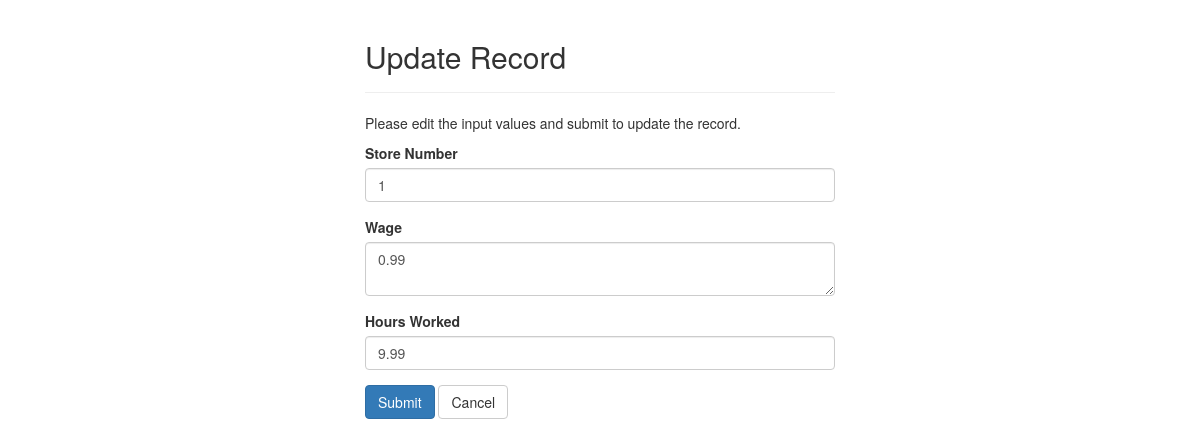
Page /FrontEndFiles/UpdateHourly.php?eid=1 on the earlier database version.
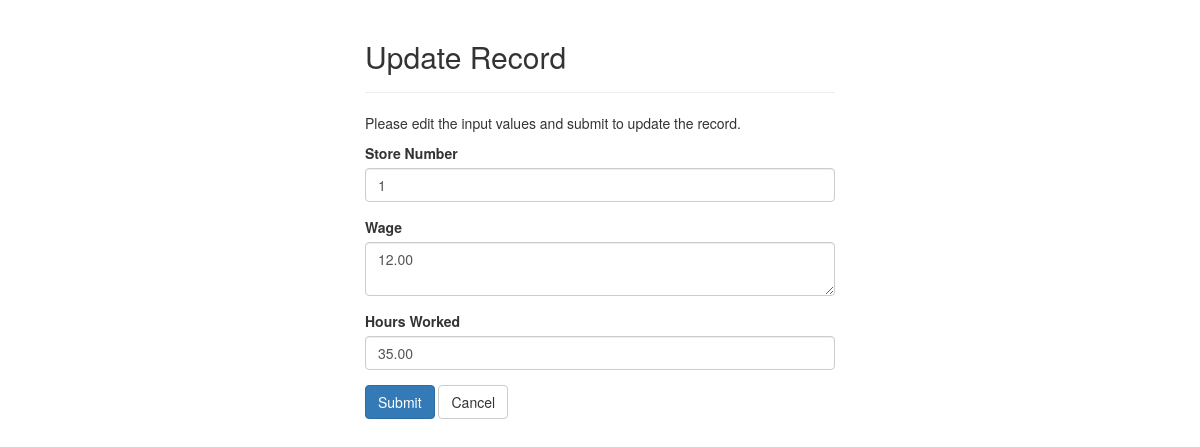
Same page on the later database version.
### tables this page shows
CREATE TABLE Hourly(
	eid INT (9)NOT NULL primary key AUTO_INCREMENT,
	storeNum INT(4)NOT NULL,
	wage DECIMAL(4,2),
	hoursWorked DECIMAL(5,2)
	);

### FrontEndFiles/UpdateHourly.php (the view, shortened to what this page needs)
<?php
require_once 'config.php';
$storeNum = $wage = $hoursWorked = "";
$store_err = $wage_err = $hours_err = "";
if(isset($_POST["eid"]) && !empty($_POST["eid"])){
    $eid = $_POST["eid"];
    $input_store = trim($_POST["storeNum"]);
    if(empty($input_store)){
        $store_err = "Please enter a store number.";
    } else{
        $storeNum = $input_store;
    }
    $input_wage = trim($_POST["wage"]);
    if(empty($input_wage)){
        $wage_err = 'Please enter a wage.';
    } else{
        $wage = $input_wage;
    }
    $input_hours = trim($_POST["hoursWorked"]);
    if(empty($input_hours)){
        $hours_err = "Please enter hours worked.";
    } else {
        $hoursWorked = $input_hours;
    }
    if(empty($store_err) && empty($wage_err) && empty($hours_err)){
        $sql = "UPDATE Hourly SET storeNum=?, wage=?, hoursWorked=? WHERE eid=?";
        if($stmt = mysqli_prepare($link, $sql)){
            mysqli_stmt_bind_param($stmt, "sssi", $param_store, $param_wage, $param_hours, $param_eid);
            $param_store = $storeNum;
            $param_wage = $wage;
            $param_hours = $hoursWorked;
            $param_eid = $eid;
            if(mysqli_stmt_execute($stmt)){
                header("location: HourlyIndex.php");
                exit();
            } else{
                echo "Something went wrong. Please try again later.";
            }
        }
        mysqli_stmt_close($stmt);
    }
    mysqli_close($link);
} else{
    if(isset($_GET["eid"]) && !empty(trim($_GET["eid"]))){
        $sql = "SELECT * FROM Hourly WHERE eid = ?";
        if($stmt = mysqli_prepare($link, $sql)){
            mysqli_stmt_bind_param($stmt, "i", $param_eid);
            if(mysqli_stmt_execute($stmt)){
                $result = mysqli_stmt_get_result($stmt);
                if(mysqli_num_rows($result) == 1){
                    $row = mysqli_fetch_array($result, MYSQLI_ASSOC);
                    $storeNum = $row["storeNum"];
                    $wage = $row["wage"];
                    $hoursWorked = $row["hoursWorked"];
                } else{
                    header("location: error.php");
                    exit();
                }
            } else{
                echo "Oops! Something went wrong. Please try again later.";
            }
        }
    }  else{
        header("location: error.php");
        exit();
    }
}
?>
<!DOCTYPE html>
<html lang="en">
<head>
    <link rel="stylesheet" href="https://maxcdn.bootstrapcdn.com/bootstrap/3.3.7/css/bootstrap.css">
</head>
<body>
    <div class="wrapper">
        <div class="container-fluid">
            <div class="row">
                <div class="col-md-12">
                    <div class="page-header">
                        <h2>Update Record</h2>
                    </div>
                    <p>Please edit the input values and submit to update the record.</p>
                    <form action="<?php echo htmlspecialchars(basename($_SERVER['REQUEST_URI'])); ?>" method="post">
                        <div class="form-group <?php echo (!empty($store_err)) ? 'has-error' : ''; ?>">
                            <label>Store Number</label>
                            <input type="number" name="storeNum" class="form-control" value="<?php echo $storeNum; ?>">
                        </div>
                        <div class="form-group <?php echo (!empty($wage_err)) ? 'has-error' : ''; ?>">
                            <label>Wage</label>
                            <textarea name="wage" class="form-control"><?php echo $wage; ?></textarea>
                        </div>
                        <div class="form-group <?php echo (!empty($hours_err)) ? 'has-error' : ''; ?>">
                            <label>Hours Worked</label>
                            <input type="number" name="hoursWorked" class="form-control" value="<?php echo $hoursWorked; ?>">
                        </div>
                        <input type="submit" class="btn btn-primary" value="Submit">
                        <a href="index.php" class="btn btn-default">Cancel</a>
                    </form>
                </div>
            </div>
        </div>
    </div>
</body>
</html>

### FrontEndFiles/UpdateHourly.php (style rules this page uses)
.wrapper { width: 500px; margin: 0 auto; }

Differences in the rows shown:
changed hourly: wage "0.99" → "12.00"; hoursWorked "9.99" → "35.00"
